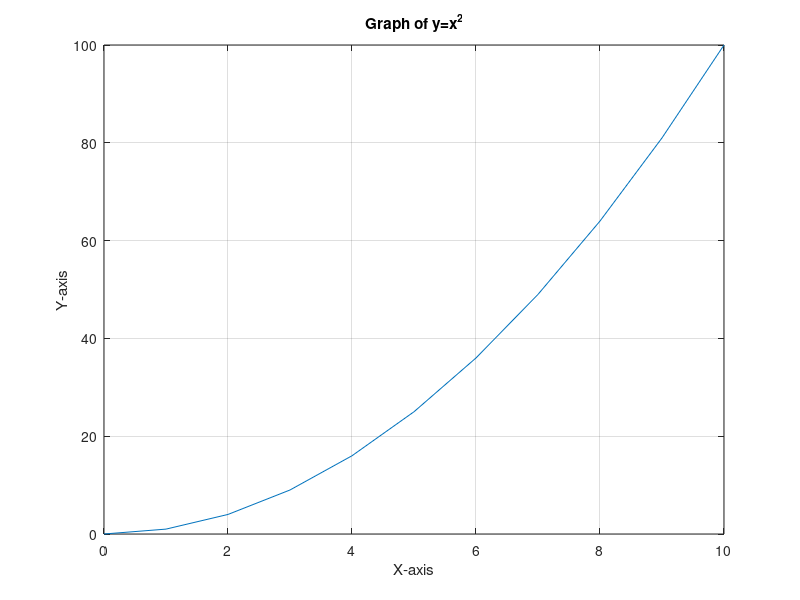

Reproduce this figure in MATLAB.
% Name: Md Minhaz
% Surnamre : Hossain
% Group: EKfu25/1
% Date: 11-09-2026

clc;
clear;

x = 0:1:10;
y = x.^2;

plot(x,y)

xlabel('X-axis')
ylabel('Y-axis')

title('Graph of y=x^2')

grid on

a = linspace(0,10,5);

sqrt(25)

sin(pi/2)

mean([10 20 30])

%Complemantary Task;

N=6

% first element N+1;
% Second element N+4;
% Step Size 0.5;
% Create vector

A = N+1:0.5:N+4


% Create matrix

B = [N N+1 N+2;
    N+3 N+4 N+5;
    N+6 N+7 N+8]


a = B(3,2)

b = B(2:3,1:2)

c = B([1 3],[1 3])

C = [B ; A(1:3)]
